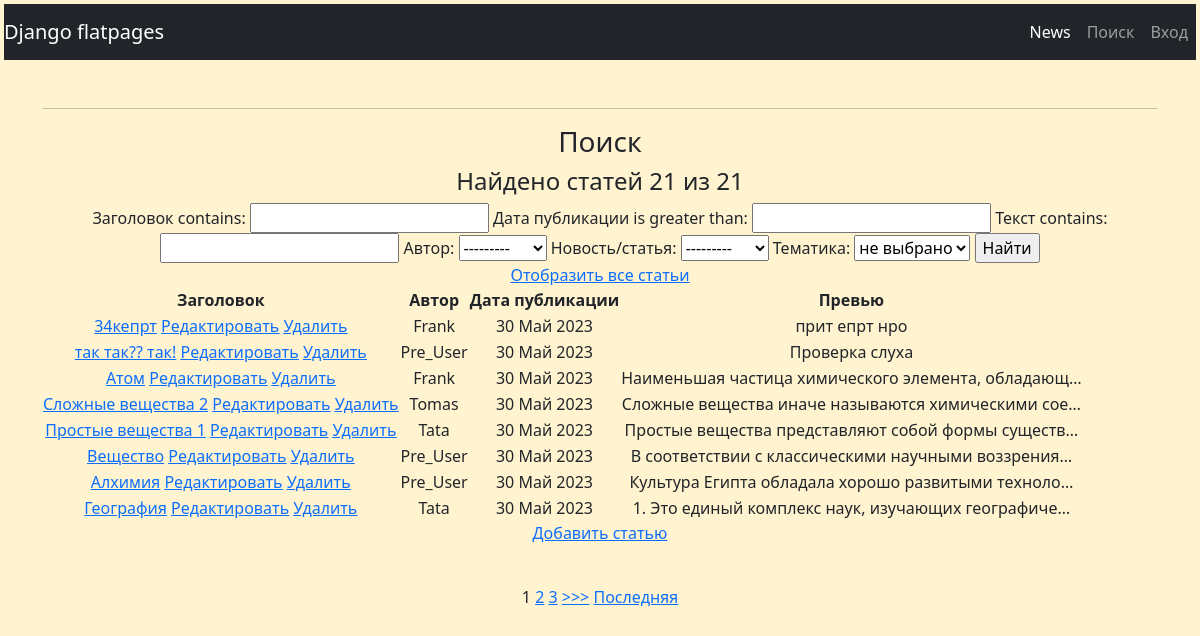
The app's page /news/search/ with its own data.
### news/models.py (models this page shows, shortened)
class Post(models.Model):
    author = models.ForeignKey(Author, on_delete=models.CASCADE, verbose_name='Автор')
    NEWS = 'NW'
    ARTICLE = 'AR'
    CATEGORY_CHOICES = (
        (NEWS, 'Новость'),
        (ARTICLE, 'Статья'),
    )
    categoryType = models.CharField(max_length=2, choices=CATEGORY_CHOICES, default=ARTICLE, verbose_name='Новость/статья')
    dateCreation = models.DateTimeField(auto_now_add=True, verbose_name='Дата публикации')
    postCategory = models.ManyToManyField(Category, through='PostCategory', verbose_name='Тематика')
    title = models.CharField(max_length=128, verbose_name='Заголовок')
    text = models.TextField(verbose_name='Текст')
    rating = models.SmallIntegerField(default=0)

class Author(models.Model):
    authorUser = models.OneToOneField(User, on_delete=models.CASCADE)
    ratingAuthor = models.SmallIntegerField(default=0)
    def __str__(self):
        return f'{self.authorUser.username}'

### news/views.py (the view)
# urls.py: path('search/', Search.as_view(), name='search'),
class Search(ListView):  # дженерик для поиска поста
    model = Post
    template_name = 'news/search.html'
    context_object_name = 'news'  # это имя списка, в котором будут лежать все объекты,
    ordering = ['-dateCreation']  # сортировка по дате публикации, сначала более новые  или
    paginate_by = 8
    def get_queryset(self):
        queryset = PostFilter(self.request.GET, super().get_queryset()).qs  # фильтрация queryset-ом
        return queryset
    def get_context_data(self, **kwargs):
        context = super().get_context_data(**kwargs)
        context['filter'] = PostFilter(self.request.GET, queryset=self.get_queryset())
        context['form'] = PostForm()
        return context

### news/forms.py (shortened to what this page needs)
class PostForm(ModelForm):
    check_box = BooleanField(label='Галочка!')  # добавляем галочку или же true-false поле
    class Meta:
        model = Post
        fields = ['author', 'title', 'text', 'categoryType', 'postCategory', 'check_box']
        widgets = {
            'text': forms.Textarea(attrs={'cols': 50, 'rows': 2}),
        }

### news/models.py (called while the page is built)
    def __str__(self):
        return f'{self.name}'

### news/templatetags/custom_filters.py (called while the page is built)
@register.filter(name='censor')
def censor(val, arg):
    bannedList = ['идиот', 'придурок', 'черт', 'козел']
    text = val
    result = ''
    for word in bannedList:
        data = text.lower().replace(word, arg * len(word))
        text = data
    for i in range(len(val)):
        if val[i] != text[i]:
            result += text[i].upper()
        else:
            result += text[i]
    return result

### templates/news/search.html (shortened to what this page needs)
{% extends 'flatpages/default.html' %}
{% load custom_filters %}
{% block content %}
<h3>Поиск</h3>
<h4>Найдено статей {{ filter.qs|length }} из {{ page_obj.paginator.count }}</h4>
<form method="GET">
    {{ filter.form }}
    <input type="submit" value="Найти">
</form>
<a href="/news/"> Отобразить все статьи </a> <br>
<table>
    <thead>
        <th>Заголовок</th>
        <th>Автор</th>
        <th>Дата публикации</th>
        <th>Превью</th>
    </thead>
    {% for post in news %}
    <tr>
        <td><a href="{% url 'news:post_detail' post.id %}">{{ post.title|censor:"'" }}</a>
            <a href="{% url 'news:post_edit' post.id %}"><u>Редактировать</u></a>
            <a href="{% url 'news:post_delete' post.id %}"><u>Удалить</u></a>
        </td>
        <td>{{ post.author.authorUser|title }}</td>
        <td>{{ post.dateCreation|date:'d M Y' }}</td>
        <td>{{ post.text|censor:"'"|truncatechars:50 }}</td>
    </tr>
    {% endfor %}
</table>
<p><a href="{% url 'news:post_create' %}">Добавить статью</a></p> <br>
{% if is_paginated %}
    {% for num in page_obj.paginator.page_range %}
        {% if page_obj.number == num %}
            <a>{{ num }}</a>
        {% elif num > page_obj.number|add:'-3' and num < page_obj.number|add:'3' %}
            <a href="?page={{ num }}">{{ num }}</a>
        {% endif %}
    {% endfor %}
    {% if page_obj.has_next %}
        <a href="?page={{ page_obj.next_page_number }}">>>></a>
        <a href="?page={{ page_obj.paginator.num_pages }}">Последняя</a>
    {% endif %}
{% endif %}
{% endblock %}

### records on screen
Post: title|censor "34кепрт", author.authorUser "Frank", dateCreation "30 Май 2023", text|censor "прит епрт нро"
Post: title|censor "так так?? так!", author.authorUser "Pre_User", dateCreation "30 Май 2023", text|censor "Проверка слуха"
Post: title|censor "Атом", author.authorUser "Frank", dateCreation "30 Май 2023", text|censor "Наименьшая частица химического элемента, обладающ…"
Post: title|censor "Сложные вещества 2", author.authorUser "Tomas", dateCreation "30 Май 2023", text|censor "Сложные вещества иначе называются химическими сое…"
Post: title|censor "Простые вещества 1", author.authorUser "Tata", dateCreation "30 Май 2023", text|censor "Простые вещества представляют собой формы существ…"
Post: title|censor "Вещество", author.authorUser "Pre_User", dateCreation "30 Май 2023", text|censor "В соответствии с классическими научными воззрения…"
Post: title|censor "Алхимия", author.authorUser "Pre_User", dateCreation "30 Май 2023", text|censor "Культура Египта обладала хорошо развитыми техноло…"
Post: title|censor "География", author.authorUser "Tata", dateCreation "30 Май 2023", text|censor "1. Это единый комплекс наук, изучающих географиче…"

### other values on screen
{{ filter.qs|length }} "21"
{{ page_obj.paginator.count }} "21"
{{ num }} "1"
{{ num }} "2" "3"
